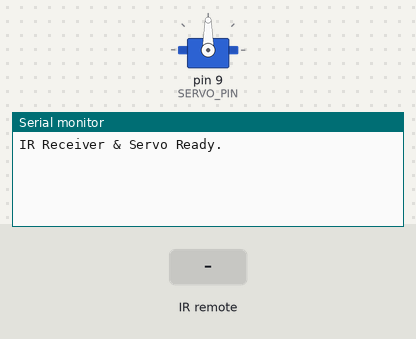
A sketch run on a simulated Arduino Uno, built with avr-gcc and run on an emulated ATmega328P. Parts: servo, the last lines printed to the serial monitor. The inputs (shaded band) are chosen by the test bench.

Above: at 1.2 s.
1.3 s: infrared code 0x01 received
At 1.6 s:
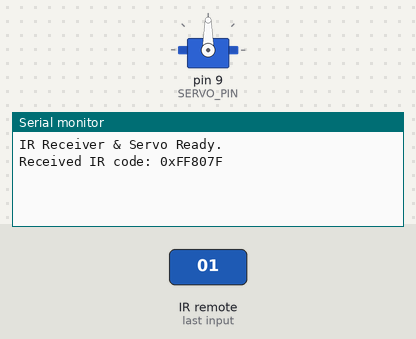
2.8 s: infrared code 0x00 received
At 4.0 s:
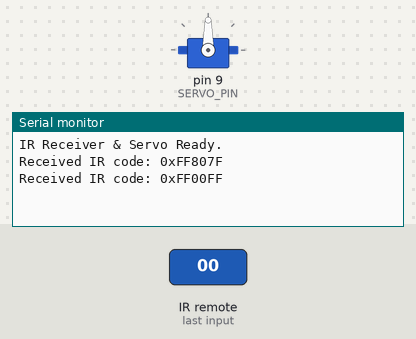

The sketch:

servo_nhan.ino
```cpp
#include <IRremote.h>
#include <Servo.h>

Servo myServo;

const int RECV_PIN = 2;   // Chân nhận tín hiệu IR
const int SERVO_PIN = 9;  // Chân servo

IRrecv irrecv(RECV_PIN);
decode_results results;

void setup() {
  Serial.begin(9600);
  myServo.attach(SERVO_PIN);
  irrecv.enableIRIn();  // Bắt đầu nhận IR
  Serial.println("IR Receiver & Servo Ready.");
}

void loop() {
  if (irrecv.decode(&results)) {
    Serial.print("Received IR code: 0x");
    Serial.println(results.value, HEX);

    if (results.value == 0x01) {
      Serial.println("Servo quay 90 độ");
      myServo.write(90);
      delay(500);
      myServo.write(0);
    } else if (results.value == 0x00) {
      Serial.println("Servo quay 180 độ");
      myServo.write(180);
      delay(500);
      myServo.write(0);
    }

      irrecv.resume();// Chuẩn bị nhận tín hiệu tiếp theo
  }

}
```

Measured:
- after the input at 1.3 s, the serial monitor: prints a new line at once (image 1)
- after the input at 2.8 s, the serial monitor: prints a new line at once (image 2)
